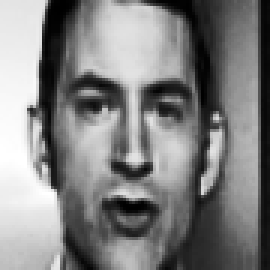
//> input picture tcnn_landmarks/face.png, 90 x 90 px (shown 3 times larger)
$ ./mds   (built with g++ and OpenCV 4)
//> lines starting //> are read from the running program, lines starting //| are printed output that depends on the picture
#include <opencv2/opencv.hpp>
using namespace cv;

#include <fstream>
using namespace std;

//
// an attempt to simulate "mapped binary patterns" (a 3d embedding of 8 bit lbp space)
// https://gilscvblog.com/2017/01/31/emotion-recognition-in-the-wild-via-convolutional-neural-networks-and-mapped-binary-patterns/
// with opencv means
//

double sign(double v) {
	if(v>0) return 1.0;
	if(v<0) return -1.0;
	return 0.0;
}


//
// https://sites.google.com/site/simpmatrix/
//
// Multidimensional scaling (MDS)
// This function re-implements Laurens van der Maaten's MDS in his Matlab Toolbox for Dimensionality Reduction
// The Matlab MDS can be downloaded at http://crcv.ucf.edu/source/dimension
Mat_<double> MDS_UCF(const Mat_<double> &D, int dim, int iter) {
	CV_Assert(D.rows == D.cols);
	CV_Assert(dim >= 1);
	CV_Assert(iter >= 1);

	Mat_<double> X(D.cols, dim);
	randu(X, 0, 1.0);
	double D_mean = mean(D)[0]; // mean value of distance matrix
	D += (-0.5); // move to the center
	X *= (0.1*D_mean/(1.0/3.0*sqrt((double)dim))); // before this step, mean distance is 1/3*sqrt(d)

	double lr=0.05; // learning rate
	double r=2;     // metric
	int n=D.rows;   // number of vectors

	//Mat_<double> dh(n,n,0.0);
	Mat_<double> pmat(n,dim,0.0);
	Mat_<double> dhdum(n,1,0.0);
	Mat_<double> dhmat(n-1,dim,0.0);

	for(int it=0; it<iter; it++) {
		Mat_<int> RP(1, n); // the matrix for random permutation numbers
	    for (int i=0; i<n; i++) {
	    	RP(i) = i;
	    }
	    randShuffle(RP);

		for(int rp=0; rp<n; rp++) {
			int m = RP(rp); // work on each vector in a randomly permuted order
			for(int i=0; i<n; i++) {
				for(int j=0; j<dim; j++) {
					pmat(i,j) = X(m,j) - X(i,j);
				}
			}

			for(int i=0; i<n; i++) {
				double temp=0;
				for(int j=0; j<dim; j++) {
					temp += pow(fabs(pmat(i,j)), r);
				}
				dhdum(i,0) = pow(temp,1/r);
			}

			// [7 lines of commented-out code are left out]

			for(int i=0; i<n-1; i++) {
				int ii=i;
				if(i>=m) ii=i+1;
				double temp = lr * ( dhdum(ii,0) - D(ii,m) ) * pow( dhdum(ii,0), 1-r );
				for(int j=0; j<dim; j++) {
					dhmat(i,j) = temp;
				}
			}

			for(int i=0; i<n-1; i++) {
				int ii=i;
				if(i>=m) ii=i+1;
				for(int j=0; j<dim; j++) {
					X(ii,j) += dhmat(i,j) * pow(fabs( pmat(ii,j) ),r-1) * sign(pmat(ii,j));
				}
			}
		}
	}
	return X;
}


int emd_bits(uchar a, uchar b, bool arev=false, bool brev=false) {
	int e = 0; // the resulting distance
	int csa = 0, csb = 0; // cumulative sums
	for (int i=0; i<8; i++) {
		int j = arev ? (1 << (7-i)) : (1 << i);
		int k = brev ? (1 << (7-i)) : (1 << i);
		csa += (a & j) == j;
		csb += (b & k) == k;
		e += abs(csa-csb);
	}
	return e;
}


Mat lbp(const Mat &I) {
    Mat_<uchar> feature(I.size(),0);
    Mat_<uchar> img(I);
    const int m=1;
    for (int r=m; r<img.rows-m; r++) {
        for (int c=m; c<img.cols-m; c++) {
            uchar v = 0;
            uchar cen = img(r,c);
            v |= (img(r-1,c  ) > cen) << 0;
            v |= (img(r-1,c+1) > cen) << 1;
            v |= (img(r  ,c+1) > cen) << 2;
            v |= (img(r+1,c+1) > cen) << 3;
            v |= (img(r+1,c  ) > cen) << 4;
            v |= (img(r+1,c-1) > cen) << 5;
            v |= (img(r  ,c-1) > cen) << 6;
            v |= (img(r-1,c-1) > cen) << 7;
            feature(r,c) = v;
        }
    }
    return feature;
}

Mat lut(const Mat &img, const Mat &table) {
	const uchar *input  = img.ptr<uchar>();
	const Vec3b *lookup = table.ptr<Vec3b>();
	Mat res(img.size(),CV_8UC3);
	Vec3b *output = res.ptr<Vec3b>();
	for (size_t i=0; i<img.total(); i++)
		output[i] = lookup[input[i]];
	return res;
}

int test_lbp(const Mat &lookup) {
	Mat face = imread("../face.png", 0);
	Mat fea = lbp(face);
	Mat col = lut(fea, lookup);
	imshow("face",face);
	imshow("fea",fea);
	imshow("col",col);
	waitKey();
	return 0;
}


int main(int argc, const char * argv[]) {
	Mat_<double> regular_dist(256,256,0.0);
	Mat_<double> cyclic_dist(256,256,0.0);
	for (int i=0; i<256; i++) {
		for (int j=0; j<256; j++) {
			if (i==j) continue;
			int a = emd_bits(i,j);
			int b = emd_bits(i,j, true);
			int c = emd_bits(i,j, false, true);
			regular_dist(i,j) = a;
			cyclic_dist(i,j) = min(a,min(b,c));
		}
	}
	Mat X = MDS_UCF(cyclic_dist,3,10);
	// normalize, so we can use it with LUT later:
	normalize(X,X,255,0,NORM_MINMAX, CV_8U);
	cerr << X << endl;
	// [5 lines of commented-out code are left out]
	test_lbp(X);
//> in test_lbp, face is the input picture: 90 rows x 90 cols, CV_8UC1; min 0, max 255, mean 128.8
//> after the loop in lbp, `for (int r=m; r<img.rows-m; r++)`:
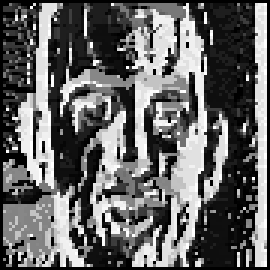
//> feature: 90 rows x 90 cols, CV_8UC1 (shown 3 times larger); min 0, max 255, mean 101.6
//> after the loop in lut, `for (size_t i=0; i<img.total(); i++)`:
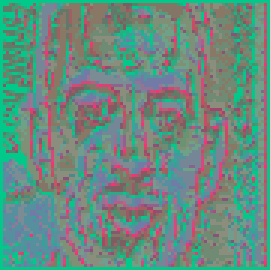
//> res: 90 rows x 90 cols, CV_8UC3 (shown 3 times larger); mean B, G, R 128.1, 138.6, 105.1
    return 0;
}
